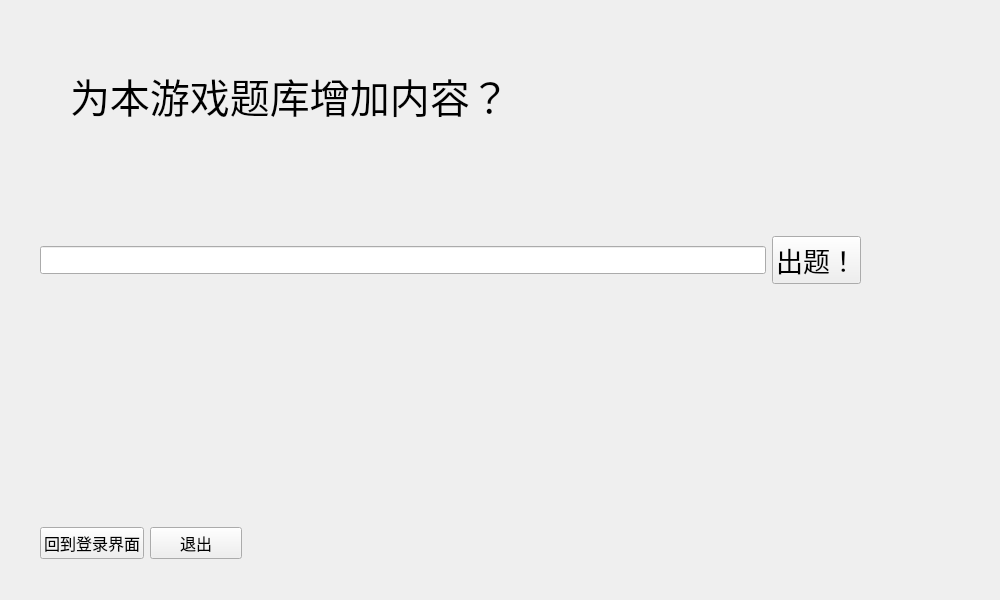
<?xml version="1.0" encoding="UTF-8"?>
<ui version="4.0">
 <class>Questionerpage</class>
 <widget class="QWidget" name="Questionerpage">
  <property name="geometry">
   <rect>
    <x>0</x>
    <y>0</y>
    <width>1000</width>
    <height>600</height>
   </rect>
  </property>
  <property name="minimumSize">
   <size>
    <width>1000</width>
    <height>600</height>
   </size>
  </property>
  <property name="maximumSize">
   <size>
    <width>1000</width>
    <height>600</height>
   </size>
  </property>
  <property name="font">
   <font>
    <pointsize>13</pointsize>
   </font>
  </property>
  <property name="windowTitle">
   <string>Form</string>
  </property>
  <widget class="QLabel" name="label">
   <property name="geometry">
    <rect>
     <x>70</x>
     <y>40</y>
     <width>471</width>
     <height>111</height>
    </rect>
   </property>
   <property name="font">
    <font>
     <pointsize>30</pointsize>
    </font>
   </property>
   <property name="text">
    <string>为本游戏题库增加内容？</string>
   </property>
  </widget>
  <widget class="QWidget" name="widget" native="true">
   <property name="geometry">
    <rect>
     <x>40</x>
     <y>520</y>
     <width>202</width>
     <height>47</height>
    </rect>
   </property>
   <layout class="QHBoxLayout" name="horizontalLayout">
    <item>
     <widget class="QPushButton" name="rt_to_main">
      <property name="font">
       <font>
        <pointsize>12</pointsize>
       </font>
      </property>
      <property name="text">
       <string>回到登录界面</string>
      </property>
     </widget>
    </item>
    <item>
     <widget class="QPushButton" name="pushButton">
      <property name="font">
       <font>
        <pointsize>12</pointsize>
       </font>
      </property>
      <property name="text">
       <string>退出</string>
      </property>
     </widget>
    </item>
   </layout>
  </widget>
  <widget class="QWidget" name="widget_2" native="true">
   <property name="geometry">
    <rect>
     <x>40</x>
     <y>210</y>
     <width>821</width>
     <height>101</height>
    </rect>
   </property>
   <layout class="QHBoxLayout" name="horizontalLayout_2">
    <item>
     <widget class="QLineEdit" name="lineEdit"/>
    </item>
    <item>
     <widget class="QPushButton" name="ct">
      <property name="font">
       <font>
        <pointsize>20</pointsize>
       </font>
      </property>
      <property name="text">
       <string>出题！</string>
      </property>
     </widget>
    </item>
   </layout>
  </widget>
  <widget class="QLabel" name="welcome">
   <property name="geometry">
    <rect>
     <x>590</x>
     <y>70</y>
     <width>281</width>
     <height>51</height>
    </rect>
   </property>
   <property name="font">
    <font>
     <pointsize>20</pointsize>
    </font>
   </property>
   <property name="text">
    <string/>
   </property>
  </widget>
 </widget>
 <resources/>
 <connections/>
</ui>
